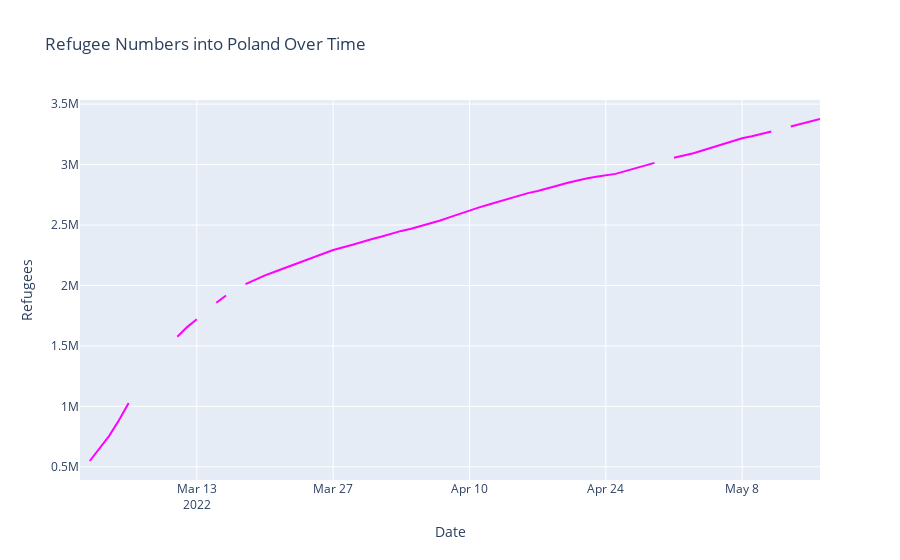

Notebook code cell kept with this figure:
### Code cell
fig = px.line(poland_df, x='Date', y='Poland', title='Refugee Numbers into Poland Over Time')
fig.update_traces(line_color='fuchsia')
fig.update_layout(yaxis_title="Refugees")
fig.show()

### Figure 1 — Plotly figure (JSON) as saved in the notebook; plotly's stock layout.template omitted (floating-point values rounded to 4 significant figures)
{"data": [{"hovertemplate": "Date=%{x}<br>Poland=%{y}<extra></extra>", "legendgroup": "", "line": {"color": "fuchsia", "dash": "solid"}, "marker": {"symbol": "circle"}, "mode": "lines", "name": "", "orientation": "v", "showlegend": false, "type": "scatter", "x": ["2022-03-01", "2022-03-02", "2022-03-03", "2022-03-04", "2022-03-05", "2022-03-06", "2022-03-07", "2022-03-08", "2022-03-09", "2022-03-10", "2022-03-11", "2022-03-12", "2022-03-13", "2022-03-14", "2022-03-15", "2022-03-16", "2022-03-17", "2022-03-18", "2022-03-19", "2022-03-20", "2022-03-21", "2022-03-22", "2022-03-23", "2022-03-24", "2022-03-25", "2022-03-26", "2022-03-27", "2022-03-29", "2022-03-30", "2022-03-31", "2022-04-01", "2022-04-02", "2022-04-03", "2022-04-04", "2022-04-05", "2022-04-06", "2022-04-07", "2022-04-08", "2022-04-09", "2022-04-10", "2022-04-11", "2022-04-12", "2022-04-13", "2022-04-14", "2022-04-15", "2022-04-16", "2022-04-17", "2022-04-18", "2022-04-19", "2022-04-20", "2022-04-21", "2022-04-22", "2022-04-23", "2022-04-24", "2022-04-25", "2022-04-27", "2022-04-28", "2022-04-29", "2022-04-30", "2022-05-01", "2022-05-02", "2022-05-03", "2022-05-04", "2022-05-05", "2022-05-06", "2022-05-08", "2022-05-09", "2022-05-10", "2022-05-11", "2022-05-12", "2022-05-13", "2022-05-15", "2022-05-16"], "xaxis": "x", "y": [null, 547982, 649903, "756303", "885303", "1027603", null, "1412503", null, null, "1575703", 1655503, 1720227, null, 1857045, 1916445, null, "2010693", "2050392", 2083854, 2113554, 2144244, "2173944", "2206119", "2236314", "2267103", "2293833", 2336799, "2362044", "2384814", "2405703", "2429265", "2451342", "2469657", "2490447", "2514504", 2537769, "2564994", "2593902", "2622117", 2645877, "2669637", 2694090, 2720622, "2744778", "2763786", 2780913, 2800713, 2825463, 2847540, 2867241, "2884764", "2899713", "2909415", 2922978, 2968716, 2992575, "3014157", null, "3056826", "3075240", 3094446, "3119196", 3143550, "3167805", "3217206", "3234036", 3251955, 3272943, null, "3315711", "3357984", 3376992], "yaxis": "y"}], "layout": {"legend": {"tracegroupgap": 0}, "title": {"text": "Refugee Numbers into Poland Over Time"}, "xaxis": {"anchor": "y", "domain": [0, 1], "title": {"text": "Date"}}, "yaxis": {"anchor": "x", "domain": [0, 1], "title": {"text": "Refugees"}}}}
